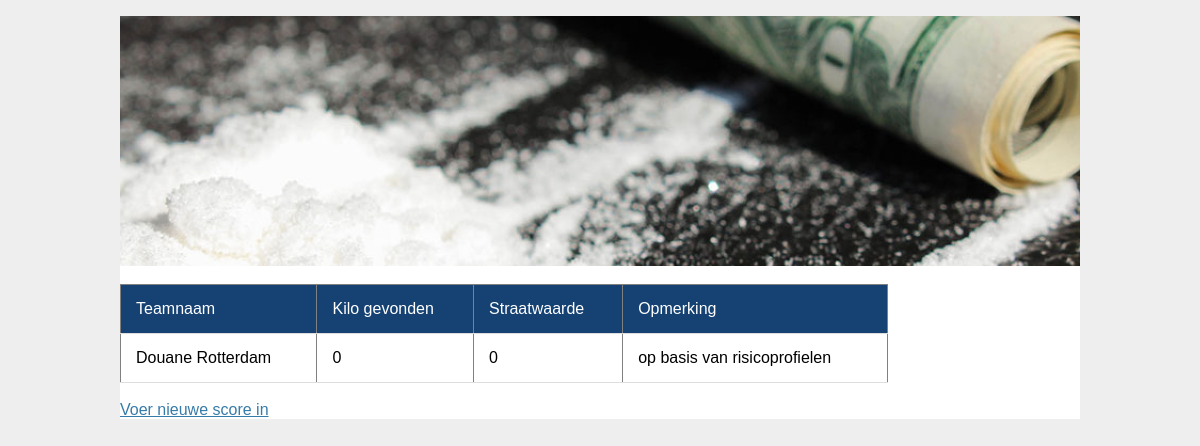
Before: / with the older database file.
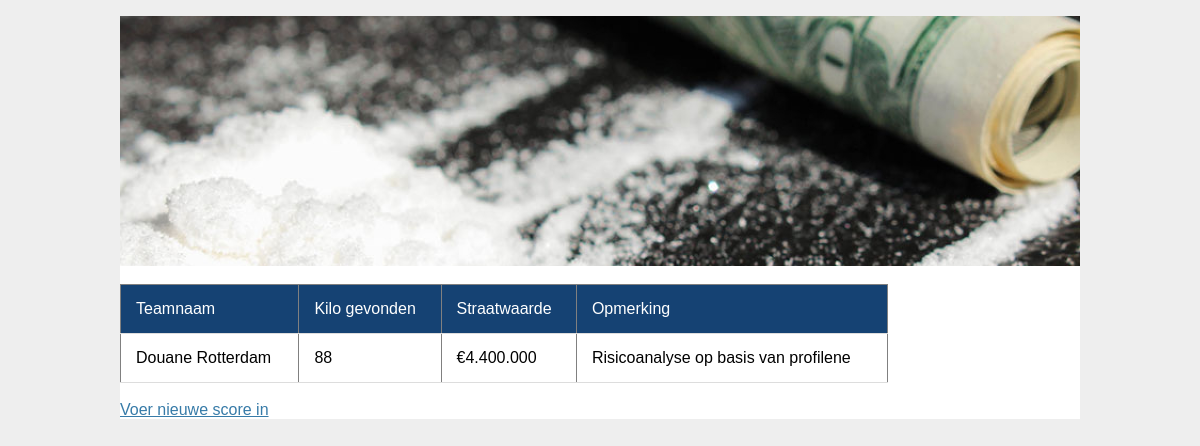
After: the same page with the newer database file.
### tables this page shows
CREATE TABLE submissions (team_naam TEXT, kilos INTEGER, straatwaarde TEXT, opmerking TEXT);

### flask_app.py (the view)
@app.route("/")
def main_page():
    if not os.path.exists("database.db"):
        app.logger.debug("creating database")
        create_database()
    app.logger.info(f"getting results")
    rows = get_latest_results()
    return render_template("list.html", rows=rows)

### db_operations.py (called while the page is built)
def get_latest_results():
    logger.info("getting results")
    con = connect("database.db")
    con.row_factory = Row
    cur = con.cursor()
    cur.execute("select team_naam, kilos, straatwaarde, opmerking from submissions order by kilos desc limit 200")
    rows = cur.fetchall()
    return rows

### templates/list.html
{% extends 'base.html' %}
{% block main %}
<div style="overflow-x:auto;">
   <br>
      <table border = 1>
         <thead>
            <td>Teamnaam</td>
            <td>Kilo gevonden</td>
            <td>Straatwaarde</td>
            <td>Opmerking</td>
         </thead>
         {% for row in rows %}
            <tr>
               <td>{{ row["team_naam"] }}</td>
               <td>{{ row["kilos"] }}</td>
               <td> {{ row["straatwaarde"] }}</td>
               <td>{{ row['opmerking'] }}</td>
            </tr>
         {% endfor %}
      </table>
   </div>
<br>
      <a href = {{url_for("submit_new_file")}}>Voer nieuwe score in</a>
{% endblock %}

### templates/base.html (shortened to what this page needs)
<!DOCTYPE html>
<html lang="nl">
<link rel="stylesheet" href="{{ url_for('static', filename='style.css') }}">
<head>
</head>
<body>
<main>
    <div class="header-img"></div>
</main>
{% block main %}{% endblock %}
</body>
</html>

### static/style.css (style rules this page uses)
html { font-family: sans-serif; background: #eee; padding: 1rem; }
body { max-width: 960px; margin: 0 auto; background: white; }
a { color: #377ba8; }
table { width: 80%; border-collapse: collapse; }
th, td { padding: 15px; text-align: left; border-bottom: 1px solid #ddd; }
thead { background-color: #154273; color: white; }
.header-img { width: 100%; height: 250px; background: url('1400x300_cocaine.jpg'); background-size: cover; }

Changed rows visible on the page:
changed submissions "Douane Rotterdam": kilos "0" → "88"; straatwaarde "0" → "€4.400.000"; opmerking "op basis van risicoprofielen" → "Risicoanalyse op basis van profilene"
